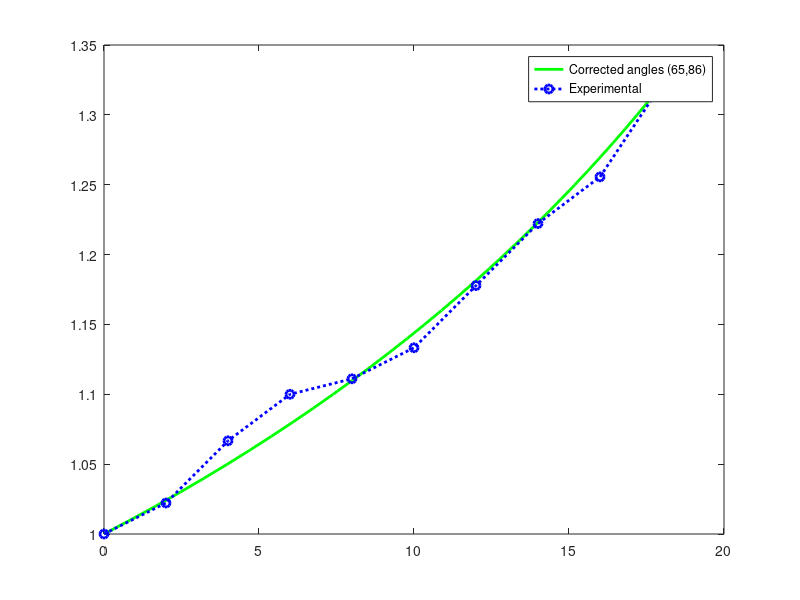

Recreate this plot in MATLAB. (Note: this script raises an error after producing the figure.)


lambda1 = [1.000:.01:1.34];






        C1 = 0.4386 ; C2 =  0;% for corrected
Pvslambda =  lambda1.^(-3).*(0.148534E3+(-0.1E1).*lambda1.^2+(-0.20813E2).*(4+( ...
  -0.685783E0).*lambda1.^2+0.230851E-2.*lambda1.^4).^(1/2)).^(-2).*( ...
  0.577572E3+0.1E1.*lambda1.^4+(-0.103047E4).*(4+(-0.685783E0).* ...
  lambda1.^2+0.230851E-2.*lambda1.^4).^(1/2)+lambda1.^2.*(( ...
  -0.198045E3)+0.20813E2.*(4+(-0.685783E0).*lambda1.^2+0.230851E-2.* ...
  lambda1.^4).^(1/2))).^(-1).*(C1.*((-0.241032E7)+(-0.249144E2).* ...
  lambda1.^10+0.430037E7.*(4+(-0.685783E0).*lambda1.^2+0.230851E-2.* ...
  lambda1.^4).^(1/2)+lambda1.^4.*(0.605986E7+(-0.612037E7).*(4+( ...
  -0.685783E0).*lambda1.^2+0.230851E-2.*lambda1.^4).^(1/2))+ ...
  lambda1.^2.*(0.61986E6+(-0.579044E5).*(4+(-0.685783E0).* ...
  lambda1.^2+0.230851E-2.*lambda1.^4).^(1/2))+lambda1.^8.*( ...
  0.111019E5+(-0.518543E3).*(4+(-0.685783E0).*lambda1.^2+ ...
  0.230851E-2.*lambda1.^4).^(1/2))+lambda1.^6.*((-0.114015E7)+ ...
  0.154042E6.*(4+(-0.685783E0).*lambda1.^2+0.230851E-2.*lambda1.^4) ...
  .^(1/2)))+C2.*((-0.653129E7)+0.925926E0.*lambda1.^12+0.628398E7.*( ...
  4+(-0.685783E0).*lambda1.^2+0.230851E-2.*lambda1.^4).^(1/2)+ ...
  lambda1.^4.*(0.138163E8+(-0.978227E7).*(4+(-0.685783E0).* ...
  lambda1.^2+0.230851E-2.*lambda1.^4).^(1/2))+lambda1.^2.*( ...
  0.116373E7+(-0.156904E6).*(4+(-0.685783E0).*lambda1.^2+ ...
  0.230851E-2.*lambda1.^4).^(1/2))+lambda1.^8.*(0.731022E5+( ...
  -0.715607E4).*(4+(-0.685783E0).*lambda1.^2+0.230851E-2.* ...
  lambda1.^4).^(1/2))+lambda1.^10.*((-0.481359E3)+0.192713E2.*(4+( ...
  -0.685783E0).*lambda1.^2+0.230851E-2.*lambda1.^4).^(1/2))+ ...
  lambda1.^6.*((-0.304356E7)+0.654445E6.*(4+(-0.685783E0).* ...
  lambda1.^2+0.230851E-2.*lambda1.^4).^(1/2))));
plot(Pvslambda*145.08,lambda1,'g','linewidth',2)
hold on
% Material_fit = [-Pvslambda'*145.08 lambda1'];
% save('Material_fit_6088.mat','Material_fit');




P_exp = [0:2:18];
lambda1_exp =  [  1.0000    1.0222    1.0667    1.1000    1.1111    1.1333   ...
                    1.1778    1.2222    1.2556    1.3222];
plot(P_exp,lambda1_exp,'bo:','linewidth',2)
h = legend('Corrected angles (65,86)','Experimental');
h.FontSize = 10;
h.FontWeight = 'bold';
xlim([0 max(P_exp)])
grid on
title ('Mooney Rivlin fit','Fontweight','bold','fontsize',12)
set(gca,'linewidth',2)
